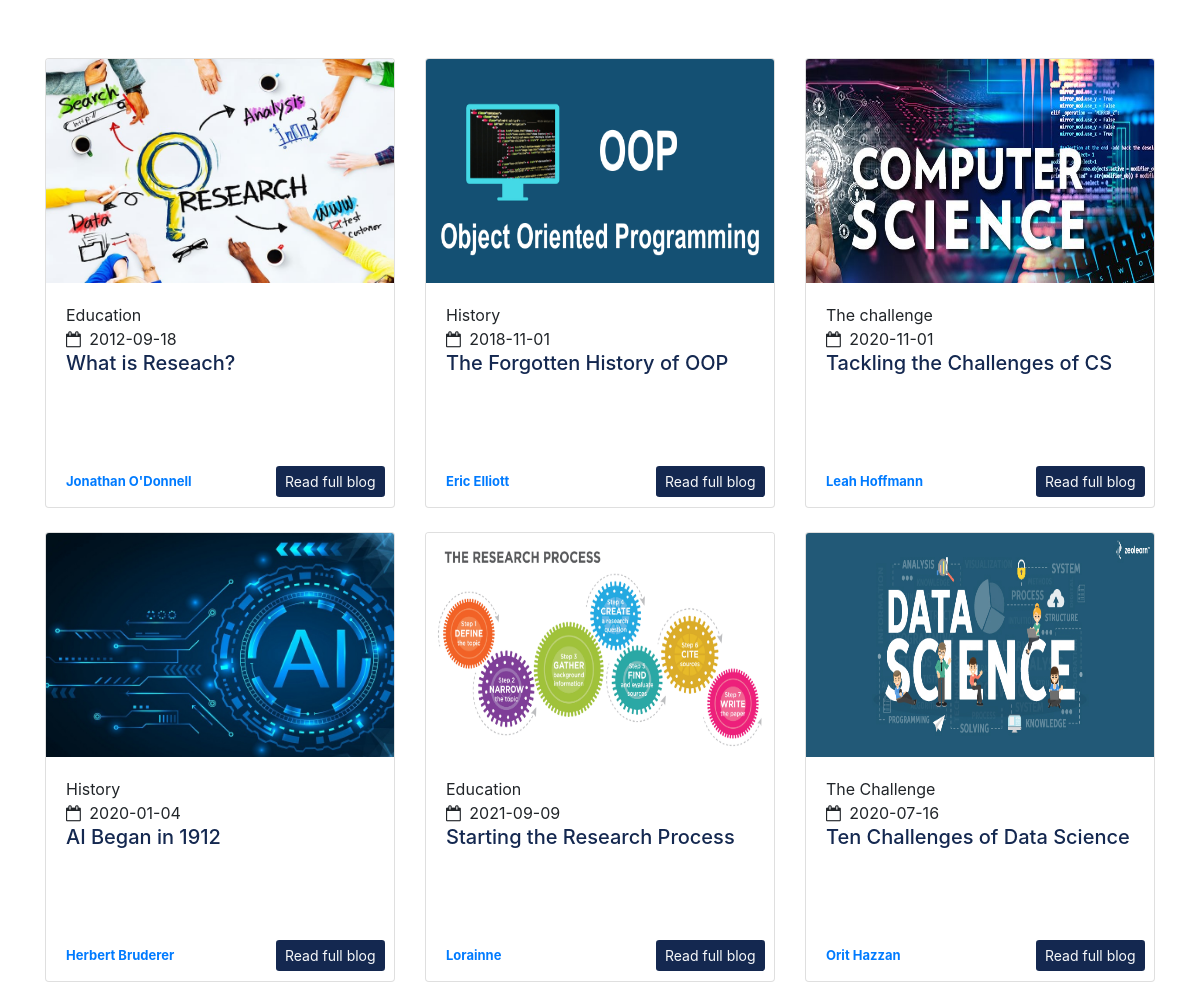
/php/blog.php (middle part), run on an earlier commit of the app's database.
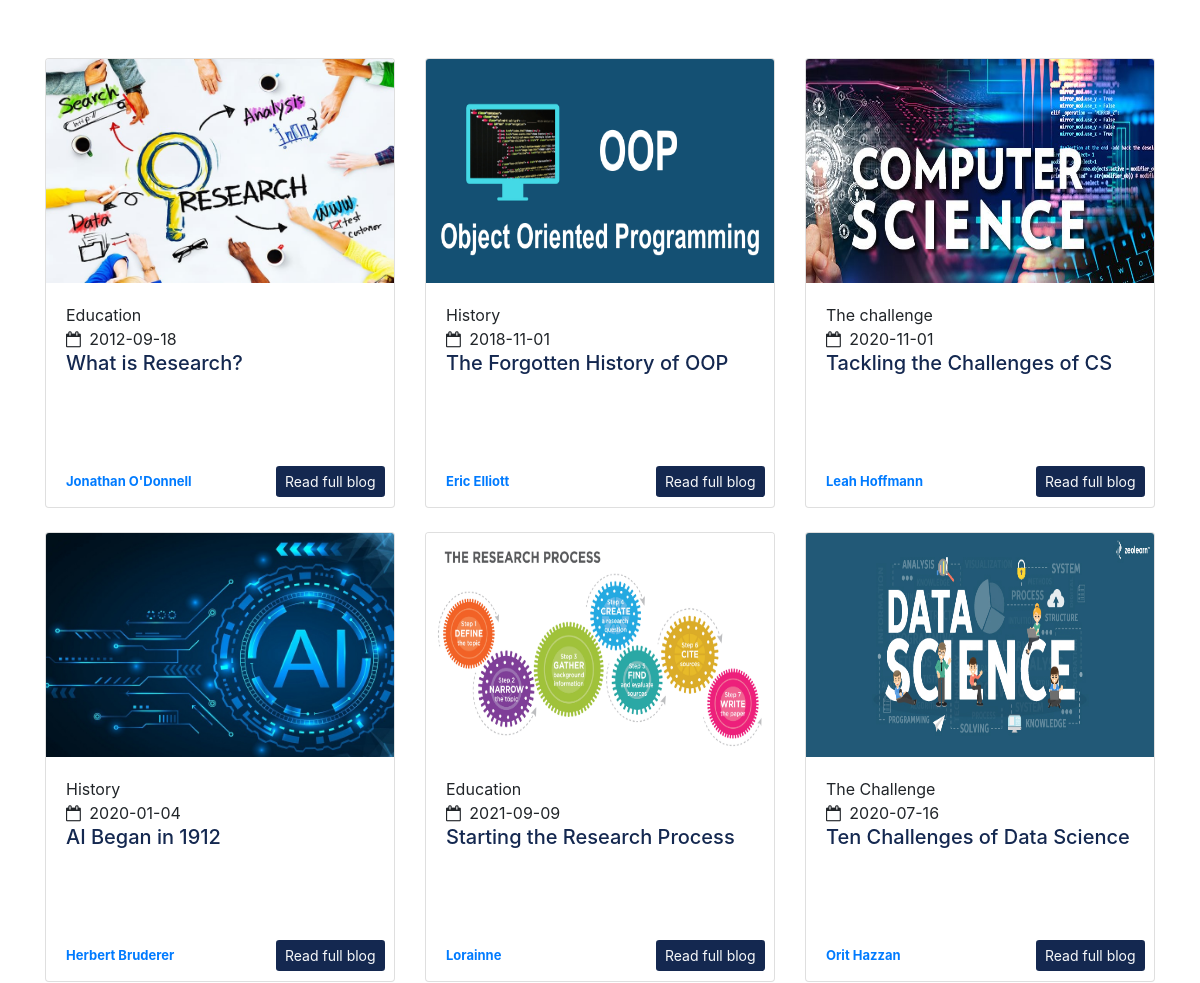
And on a later commit of the database.
### tables this page shows
CREATE TABLE IF NOT EXISTS `blog` (
  `Blog_ID` int(100) NOT NULL AUTO_INCREMENT,
  `Topic` varchar(100) NOT NULL,
  `Date` date NOT NULL,
  `Image` varchar(100) NOT NULL,
  `Title` varchar(100) NOT NULL,
  `Content` varchar(50000) NOT NULL,
  `Author_ID` int(100) NOT NULL,
  PRIMARY KEY (`Blog_ID`)
);

CREATE TABLE IF NOT EXISTS `author` (
  `Author_ID` int(11) NOT NULL AUTO_INCREMENT,
  `Author_Name` varchar(100) NOT NULL,
  `Author_Email` varchar(255) NOT NULL,
  `Author_Image` varchar(100) NOT NULL,
  `Description` varchar(10000) NOT NULL,
  PRIMARY KEY (`Author_ID`) USING BTREE
);

### php/blog.php (the view, shortened to what this page needs)
<?php
    include('dbcon.php');
?>
<?php
if(isset($_POST['search'])){
    $valuetosearch1=$_POST['valueTosearch1'];
    $valuetosearch2=$_POST['valueTosearch2'];
    $valuetosearch3=$_POST['valueTosearch3'];
    $query="SELECT * FROM blog inner join author using(Author_ID) where (Topic LIKE '%$valuetosearch1%' and  Title LIKE '%$valuetosearch2%' and Author_Name LIKE '%$valuetosearch3%')";
    $res=mysqli_query($connect,$query);
}
else{
        $art = "SELECT * from blog inner join author using(Author_ID)";
        $res = mysqli_query($connect, $art);
}
?>
<!DOCTYPE html>
<html lang="en">
<head>
    <link href="https://stackpath.bootstrapcdn.com/font-awesome/4.7.0/css/font-awesome.min.css" rel="stylesheet">
    <link href="https://cdn.jsdelivr.net/npm/bootstrap@5.0.2/dist/css/bootstrap.min.css" rel="stylesheet"
>
    <link rel="stylesheet" href="../css/bootstrap.min.css">
    <link rel="stylesheet" href="../css/animate.css">
    <link rel="stylesheet" href="../css/blog.css?v=<?php echo time();?>">
</head>
<body>
    <?php include("navbar.php");?>
    <div class="container b_search">
    <form action="" method="POST" class="text-center text-info font-weight-bold">
        <input class="form-group col-md-1 btn btn-info text-center"  style="background-color: #142850;" type="submit" name="search" value="Search"><br><br>
    </form>
    </div>
    <div class="product container mt-5 mb-5">
        <div class="row row-cols-1 row-cols-md-3 g-4">
            <?php
                while ($row = mysqli_fetch_assoc($res)) :
                ?>
            <div class="col">
                <div class="card blog">
                    <img class="card-img-top" src="../image/<?php echo $row['Image'];?>" style="width: 100%"
                        alt="Card image cap">
                    <div class="card-body">
                        <div class="blog-list">
                            <div>
                                <span><?php echo $row['Topic']; ?></span>
                            </div>
                            <span><i class="fa fa-calendar me-1"></i>
                                <?php echo $row['Date']; ?></span>
                        </div>
                        <h5 class="blog-title"><a href="blog.php?article=<?php echo $row['Blog_ID'];?>"
                                rel="bookmark"><?php echo $row['Title']; ?></a></h5>
                        <div class="d-flex align-items-center justify-content-between blog-list2">
                            <div class="author d-flex align-items-center" style="position:absolute;bottom:15px;">
                                <a class="fw-bold" style="font-size: 13px;"
                                    href="blog.php?author=<?php echo $row['Author_ID'];?>">
                                    <span><?php echo $row['Author_Name'];?></span>
                                </a>
                            </div>
                            <a href="blog.php?article=<?php echo $row['Blog_ID'];?>"
                                class="btn  text-light btn-sm hhn"  id="blog_btn" tabindex="-1" role="button"
                                aria-disabled="true" style="position:absolute;bottom:10px; left:230px;">Read full blog</a>
                        </div>
                    </div>
                </div>
            </div>
            <?php endwhile; ?>
        </div>
    </div>
    <?php include("footer.php");?>
</body>
</html>

### php/navbar.php (shortened to what this page needs)
<!DOCTYPE html>
<html lang="en">
<head>
    <link rel="stylesheet" href="https://cdnjs.cloudflare.com/ajax/libs/font-awesome/4.7.0/css/font-awesome.min.css"
 />
    <link rel="stylesheet" href="../css/all.min.css">
    <link rel="stylesheet" href="../css/bootstrap.min.css">
    <link rel="stylesheet" href="../css/navbar.css?v=<?php echo time(); ?>">
</head>
<body>
</body>
</html>

### php/footer.php (shortened to what this page needs)
<!DOCTYPE html>
<html lang="en">
<head>
  <link rel="stylesheet" href="../css/all.min.css">
  <link href="https://cdn.jsdelivr.net/npm/bootstrap@5.0.2/dist/css/bootstrap.min.css" rel="stylesheet"
>
  <link rel="stylesheet" href="https://maxcdn.bootstrapcdn.com/bootstrap/4.5.2/css/bootstrap.min.css">
  <link rel="stylesheet" href="https://stackpath.bootstrapcdn.com/font-awesome/4.7.0/css/font-awesome.min.css"
>
  <link rel="stylesheet" href="../css/fontawesome.min.css">
  <link rel="stylesheet" href="../css/bootstrap.min.css">
  <link rel="stylesheet" href="../css/footer.css?v=<?php echo time(); ?>">
  <link rel="stylesheet" href="../css/animate.min.css">
</head>
<body>
</body>
</html>

### css/blog.css (style rules this page uses)
.blog-list2 { color: #142850; font-size: small; margin-top: auto; }
.blog-list2 #blog_btn { background-color: #142850 !important; }
.blog-title a { color: #142850; text-decoration: none; }
.blog img { height: 50%; }
.product .card { height:450px; }

What changed in the data, as far as the page shows it:
changed blog "Jonathan O'Donnell": Title "What is Reseach?" → "What is Research?"
